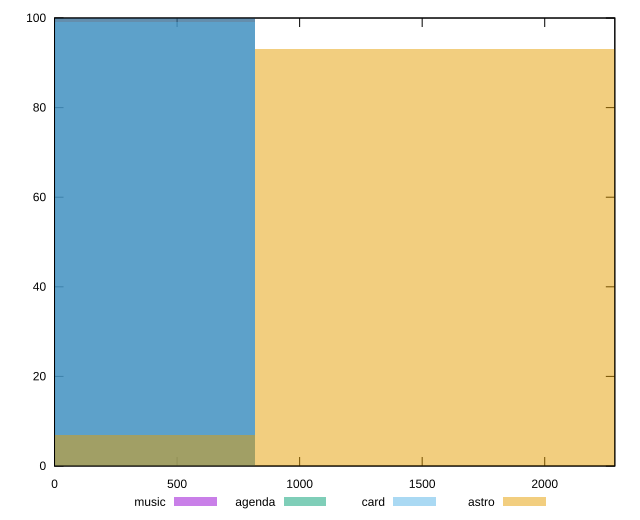

Source code (gnuplot):
reset

$music <<EOF
0 100
EOF

$agenda <<EOF
0 100
EOF

$card <<EOF
0 99
EOF

$astro <<EOF
0 7
1634.712923392397 93
EOF

set key outside below
set boxwidth 1634.712923392397
set xrange [0:2286]
set yrange [0:100]
set trange [0:100]
set style fill transparent solid 0.5 noborder
set terminal svg size 640, 520 enhanced background rgb 'white'
set output "reports/report_00027_2021-02-24T12-40-31.850Z/render-blocking-resources/comparison/histogram/all_raw.svg"

plot $music title "music" with boxes, \
     $agenda title "agenda" with boxes, \
     $card title "card" with boxes, \
     $astro title "astro" with boxes

reset
